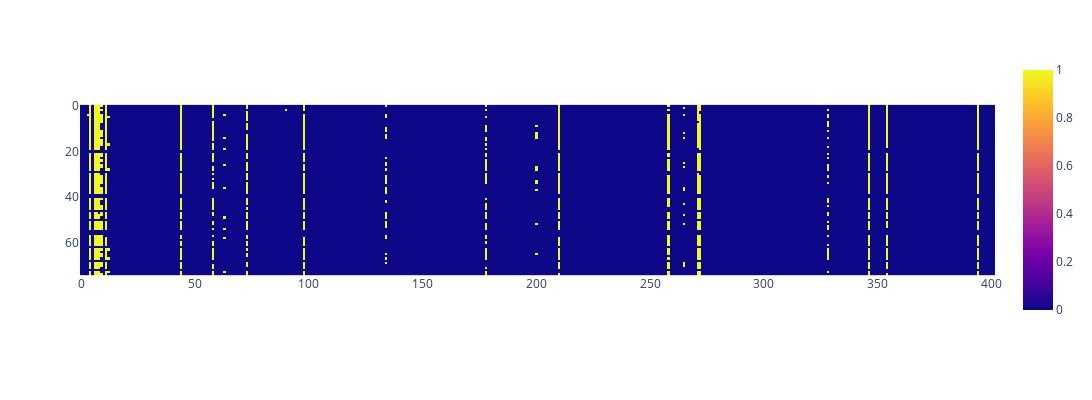

The notebook cell saved with this chart:
### Code cell
px.imshow(pred_table, width=1600, height=400)

### Figure 1 — Plotly figure (JSON) as saved in the notebook; plotly's stock layout.template omitted (floating-point values rounded to 4 significant figures; data arrays with more than 128 entries replaced by an {"elided": "..."} marker saying what was removed)
{"data": [{"coloraxis": "coloraxis", "hovertemplate": "x: %{x}<br>y: %{y}<br>color: %{z}<extra></extra>", "name": "0", "type": "heatmap", "xaxis": "x", "yaxis": "y", "z": {"elided": "75x402 int values"}}], "layout": {"coloraxis": {"colorscale": [[0, "#0d0887"], [0.1111, "#46039f"], [0.2222, "#7201a8"], [0.3333, "#9c179e"], [0.4444, "#bd3786"], [0.5556, "#d8576b"], [0.6667, "#ed7953"], [0.7778, "#fb9f3a"], [0.8889, "#fdca26"], [1, "#f0f921"]]}, "height": 400, "margin": {"t": 60}, "width": 1600, "xaxis": {"anchor": "y", "constrain": "domain", "domain": [0, 1], "scaleanchor": "y"}, "yaxis": {"anchor": "x", "autorange": "reversed", "constrain": "domain", "domain": [0, 1]}}}
